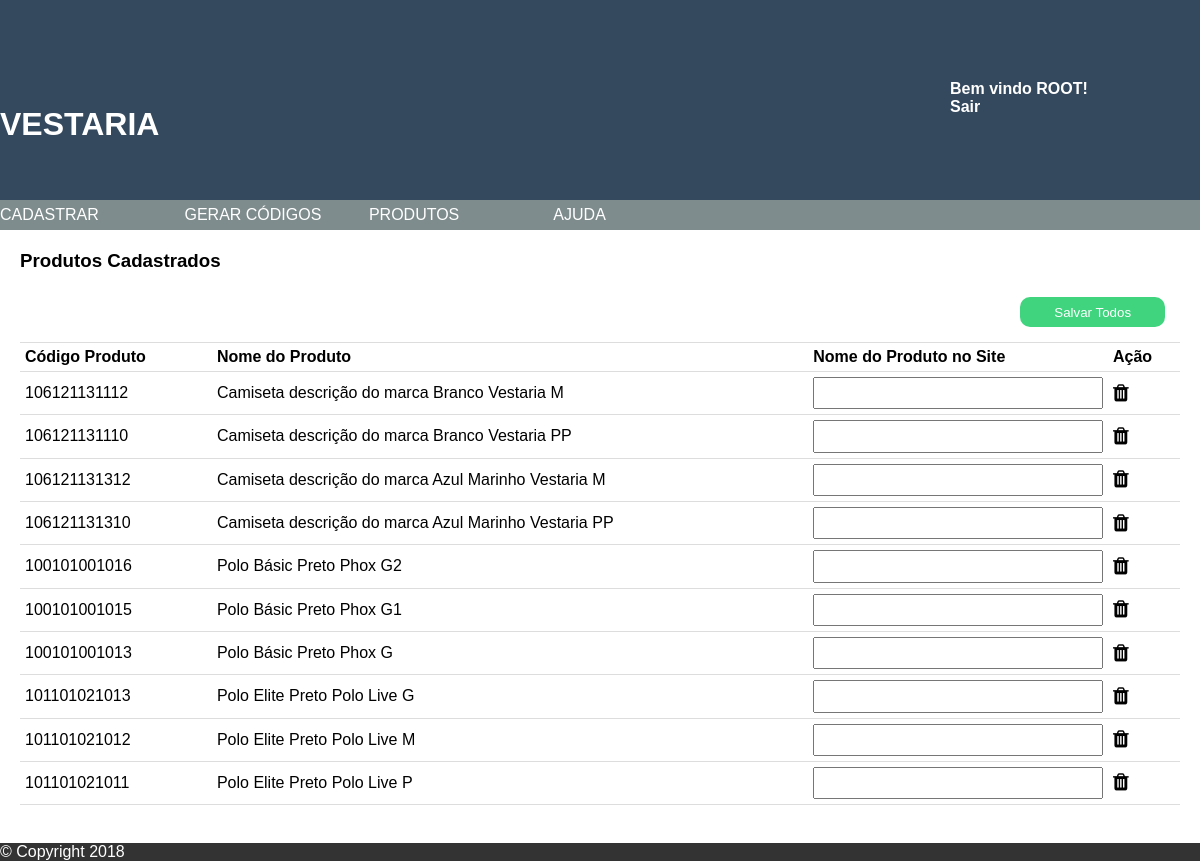
/views/index.php?op=listar-produtos (signed in), run on an earlier commit of the app's database.
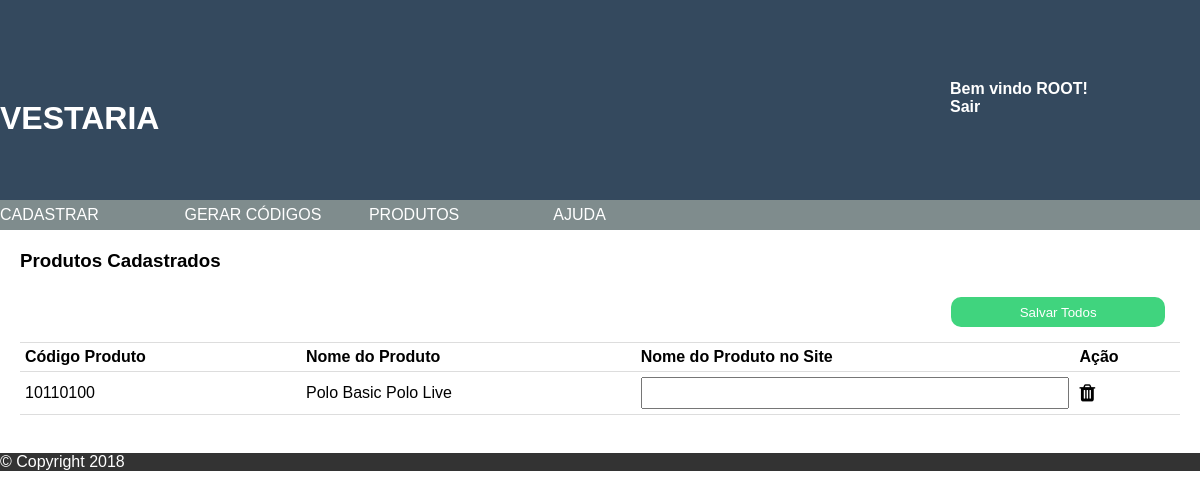
And on a later commit of the database.
### tables this page shows
CREATE TABLE `codigo` (
  `idcodigo` int(11) NOT NULL AUTO_INCREMENT,
  `nome` varchar(255) DEFAULT NULL,
  `nome_site` varchar(255) DEFAULT NULL,
  `codigo_produto` varchar(255) DEFAULT NULL,
  `gtin` varchar(90) DEFAULT NULL,
  `marca_id` int(11) NOT NULL,
  `tipo_id` int(11) NOT NULL,
  `referencia_id` int(11) NOT NULL,
  `cor_id` int(11) DEFAULT NULL,
  `tamanho_id` int(11) DEFAULT NULL,
  PRIMARY KEY (`idcodigo`),
  KEY `fk_codigo_cor1_idx` (`cor_id`),
  KEY `fk_codigo_tamanho1_idx` (`tamanho_id`),
  KEY `fk_codigo_referencia1_idx` (`referencia_id`),
  KEY `fk_codigo_marca1_idx` (`marca_id`),
  KEY `fk_codigo_tipo1_idx` (`tipo_id`),
  CONSTRAINT `FK_codigo_marca` FOREIGN KEY (`marca_id`) REFERENCES `marca` (`idmarca`) ON DELETE NO ACTION ON UPDATE NO ACTION,
  CONSTRAINT `FK_codigo_referencia` FOREIGN KEY (`referencia_id`) REFERENCES `referencia` (`idreferencia`) ON DELETE NO ACTION ON UPDATE NO ACTION,
  CONSTRAINT `FK_codigo_tipo` FOREIGN KEY (`tipo_id`) REFERENCES `tipo` (`idtipo`) ON DELETE NO ACTION ON UPDATE NO ACTION
);

### models/codigo.php (called while the page is built, shortened)
<?php
include_once ('conexao.php');
class Codigo {
    private $codigoId;
    private $nome;
    private $codigoProduto;
    private $nomeSite;
    public function getCodigoId() {
        return $this->codigoId;
    }
    public function getNome() {
        return $this->nome;
    }
    public function getCodigoProduto() {
        return $this->codigoProduto;
    }
    public function getNomeSite() {
        return $this->nomeSite;
    }
    public function setCodigoId($codigoId) {
        $this->codigoId = $codigoId;
    }
    public function setNome($nome) {
        $this->nome = $nome;
    }
    public function setCodigoProduto($codigoProduto) {
        $this->codigoProduto = $codigoProduto;
    }
    public function setNomeSite($nomeSite) {
        $this->nomeSite = $nomeSite;
    }
    public function listar($ordem=null, $limit=null) {
        try {
            $ordem = (isset($ordem) ? 'ORDER BY ' . $ordem : null );
            $limit = (isset($limit) ? ' LIMIT ' . $limit : null);
            $sql = "SELECT * FROM codigo $ordem $limit";
            $result = Conexao::getInstance()->prepare($sql);
            $lista = array();
            $i = 0;
            if($result->execute()) {
                while ($row = $result->fetch(PDO::FETCH_OBJ)) {
                    $obj = new Codigo();
                    $obj->setCodigoId($row->idcodigo);
                    $obj->setNome($row->nome);
                    $obj->setNomeSite($row->nome_site);
                    $obj->setCodigoProduto($row->codigo_produto);
                    $obj->setMarcaId($row->marca_id);
                    $obj->setTipoId($row->tipo_id);
                    $obj->setReferenciaId($row->referencia_id);
                    $obj->setCorId($row->cor_id);
                    $obj->setTamanhoId($row->tamanho_id);
                    $lista[$i] = $obj;
                    $i++;
                }
            }
            return $lista;
        } catch (Exception $e) {
            print "Ocorreu um erro ao listar.";
        }
    }
}

### models/conexao.php (called while the page is built, shortened)
<?php
class Conexao {
    public static $instance;
    public static function getInstance() {
        $host = 'localhost';
        $banco = 'codigo_barras';
        $user = 'root';
        $senha = '';
        if (!isset(self::$instance)) {
            self::$instance = new PDO('mysql:host='.$host.';dbname='.$banco.'', $user, $senha, array(PDO::MYSQL_ATTR_INIT_COMMAND => "SET NAMES utf8"));
            self::$instance->setAttribute(PDO::ATTR_ERRMODE, PDO::ERRMODE_EXCEPTION);
            self::$instance->setAttribute(PDO::ATTR_ORACLE_NULLS, PDO::NULL_EMPTY_STRING);
        }
        return self::$instance;
    }
}

### views/produtos/listar-produtos.php (the view, shortened to what this page needs)
<?php
include_once('../models/codigo.php');
$obCodigo = new Codigo();
$listaCodigos = $obCodigo->listar('idcodigo DESC');
$url = (isset($_SERVER['HTTPS']) ? "https" : "http") . "://$_SERVER[HTTP_HOST]";
$url .= '/controllers/cadastroController.php';
?>
<section id="main">
    <div class="main">
        <div class="list-produtos">
            <?php if (count($listaCodigos) > 0): ?>
                <h3> Produtos Cadastrados </h3>
                <table>
                    <form name="listprodutos" method="POST" action="<?php echo $url ?>">
                        <thead>
                            <tr>
                                <td colspan="2">&nbsp;</td>
                                <td colspan="2"><input class="botao" type="submit" name="botao" value="Salvar Todos" /></td>
                            </tr>
                            <tr>
                                <th>Código Produto</th>
                                <th>Nome do Produto</th>
                                <th>Nome do Produto no Site</th>
                                <th>Ação</th>
                            </tr>
                        </thead>
                        <tbody>
                            <?php foreach ($listaCodigos as $codigo) { ?>
                                <tr>
                                    <td><?php echo $codigo->getCodigoProduto(); ?></td>
                                    <td><?php echo $codigo->getNome(); ?></td>
                                    <td class="editar-nome"><?php if (empty($codigo->getNomeSite())) { ?>
                                            <input type="text" name="nome-site[<?php echo $codigo->getCodigoId() ?>]" value="<?php if ($nome = $codigo->getNomeSite()) echo $nome; ?>">
                                            <?php
                                        }else {
                                            echo $codigo->getNomeSite();
                                        }
                                        ?>
                                    </td>
                                    <td>
                                        <?php echo "<i  id='" . $codigo->getCodigoId() . "' class='fa excluir-ref'>&#xf1f8;</i>"; ?>
                                    </td>
                                </tr>
                            <?php }   ?>
                        </tbody>
                    </form>
                </table>
                <br />
            <?php else: ?>
                 <h3> Ainda não possui produtos cadastrados. </h3>
            <?php endif; ?>
        </div>
    </div>
</section>

### views/index.php (shortened to what this page needs)
<?php
$login = new Login();
if ($login->verificaLogin()) {
    $logado = $_SESSION['usuario'];
} else {
   $login->sair();
   header("location:../controllers/loginController.php?botao=sair");
}
?>
<!DOCTYPE html>
<html lang="pt-br">
    <head>
        <link rel="stylesheet" type="text/css" href="../skin/css/style.css">
        <link rel="stylesheet" type="text/css" href="../skin/css/longin.css">
        <link rel="stylesheet" href="https://cdnjs.cloudflare.com/ajax/libs/font-awesome/4.7.0/css/font-awesome.min.css">
    </head>
    <body>
        <?php
        include_once "./page/header.php";
        include_once "./page/nav.php";
        @$opcao = $_REQUEST['op'];
        switch ($opcao) {
            case 'listar-produtos':
                include_once './produtos/listar-produtos.php';
                break;
        }
        include_once "./page/footer.php";
        ?>
    </body>
</html>

### views/page/header.php
<header id="header">
	<div class="top">
		<h1><a href="#">Vestaria</a></h1>
                <div class="header-right">
                    <div class="user">
                     Bem vindo<span> <?php echo $logado ?>! </span> <br>
                     <a type="button" href="../controllers/loginController.php?botao=sair">Sair</a>
                    </div>
                </div>
	</div>
</header>

### views/page/nav.php
<div id="navigation">
    <nav>
        <ul>
            <li><a href="index.php?op=produtos">Cadastrar</a></li>
            <li><a href="index.php?op=GerarCodigos">Gerar Códigos</a></li>
            <li><a href="index.php?op=listar-produtos">Produtos</a></li>
            <li><a href="index.php?op=ajuda">Ajuda</a></li>
        </ul>
    </nav>
</div>

### views/page/footer.php
<footer>
	<div id="footer-content">
            © Copyright 2018
        </div>
</footer>

### skin/css/style.css (style rules this page uses)
* { -webkit-box-sizing: border-box; -moz-box-sizing: border-box; box-sizing: border-box; margin: 0; padding: 0; }
header { width: 100%; background: #34495e; }
#header .top { width: 1200px; height: 200px; margin: 0 auto; }
#header .top h1 { position: absolute; top: 10%; text-transform: uppercase; }
#header .top a { color: #fff; text-decoration: none; }
#header .header-right { width: 250px; float:right; margin-top: 5em; }
#header .user { color: #fff; font-weight: 600; }
#header .user span { text-transform: uppercase; }
#header .user a { color: #fff; }
#navigation { width: 100%; background: #7f8c8d }
nav { height: 30px; width: 1200px; margin: 0 auto; }
nav ul { width: 100%; height: 30px; line-height: 30px; }
nav ul li { display: inline; }
nav ul li a { height: 30px; display: inline-flex; width: 180px; text-decoration: none; color: #fff; text-transform: uppercase; }
#main { width: 1200px; margin: 0 auto; }
.list-produtos { margin: 20px 20px; }
.list-produtos h3 { width: 100%; padding-bottom: 20px; }
table { border-collapse: collapse; width: 100%; }
th, td { padding: 5px; text-align: left; border-bottom: 1px solid #ddd; }
.list-produtos table > tbody > tr > td > input[type="text"] { width: 100%; padding: 0.5em; }
footer { width: 100%; background: #333; float: left; }
#footer-content { width: 1200px; margin: 0 auto; background: #333; color: #FFF; }

### skin/css/longin.css (style rules this page uses)
* { -webkit-box-sizing: border-box; -moz-box-sizing: border-box; box-sizing: border-box; margin: 0; padding: 0; font-family: Verdana, Geneva, Arial, sans-serif; }
h1 { margin: 20px auto; display: block; text-align: center; }
form, .boxe { width: 25%; height: auto; margin: 0 auto; display: block; font-size: 12px; line-height: 20px; }
.botao { background: #40d47e; -webkit-border-radius: 10px; -moz-border-radius: 10px; border-radius: 10px; border-style: none; display: block; margin: 0px 10px 10px; padding: 0 0 0; width: 40%; height: 30px; float: right; color: #fff; }

### views/produtos/listar-produtos.php (style rules this page uses)
form, .boxe { width: 25%; height: auto; margin: 0 auto; display: block; font-size: 12px; line-height: 20px; float: left; }
.list-produtos i, .coluna i { font-size: 20px; cursor: pointer; }

What changed in the data, as far as the page shows it:
removed codigo: codigo_produto "106121131112", nome "Camiseta descrição do marca Branco Vestaria M"
removed codigo: codigo_produto "106121131110", nome "Camiseta descrição do marca Branco Vestaria PP"
removed codigo: codigo_produto "106121131312", nome "Camiseta descrição do marca Azul Marinho Vestaria M"
removed codigo: codigo_produto "106121131310", nome "Camiseta descrição do marca Azul Marinho Vestaria PP"
removed codigo: codigo_produto "100101001016", nome "Polo Básic Preto Phox G2"
removed codigo: codigo_produto "100101001015", nome "Polo Básic Preto Phox G1"
removed codigo: codigo_produto "100101001013", nome "Polo Básic Preto Phox G"
removed codigo: codigo_produto "101101021013", nome "Polo Elite Preto Polo Live G"
removed codigo: codigo_produto "101101021011", nome "Polo Elite Preto Polo Live P"
changed codigo: codigo_produto "101101021012" → "10110100"; nome "Polo Elite Preto Polo Live M" → "Polo Basic Polo Live"
